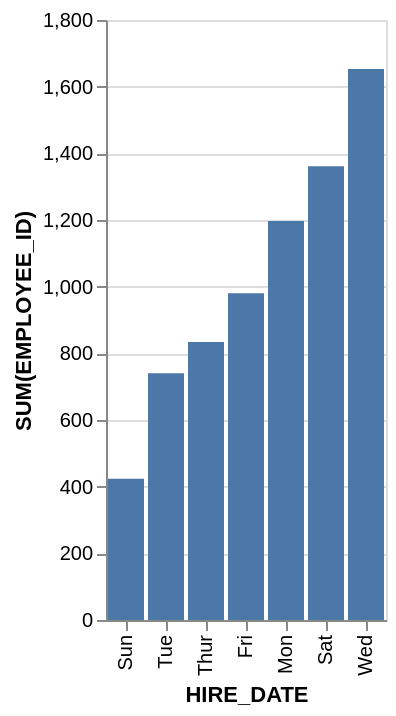

Vega-Lite specification for this chart:
### Vega-Lite specification from a JSON file in a GitHub repository (floating-point values rounded to 4 significant figures)
{"data": {"values": [{"x_data": "Sun", "y_data": 424}, {"x_data": "Tue", "y_data": 740}, {"x_data": "Thur", "y_data": 834}, {"x_data": "Fri", "y_data": 980}, {"x_data": "Mon", "y_data": 1197}, {"x_data": "Sat", "y_data": 1361}, {"x_data": "Wed", "y_data": 1653}]}, "mark": "bar", "encoding": {"x": {"field": "x_data", "type": "nominal", "title": "HIRE_DATE", "sort": {"op": "sum", "field": "y_data", "order": "ascending"}}, "y": {"field": "y_data", "type": "quantitative", "title": "SUM(EMPLOYEE_ID)"}}}
